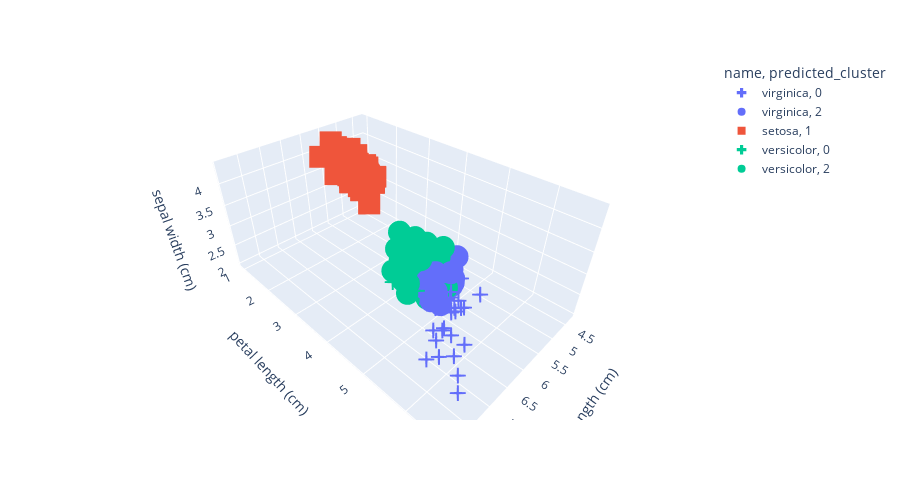

Notebook code for this chart:
### Code cell
df_train = X_train.join(y_train)
px.scatter_3d(
    df_train,
    x="sepal length (cm)",
    y="petal length (cm)",
    z="sepal width (cm)",
    color="name",
    symbol="predicted_cluster",
    symbol_map={0: "cross", 1: "square", 2: "circle"},
    height=500,
)

### Figure 1 — Plotly figure (JSON) as saved in the notebook; plotly's stock layout.template omitted (floating-point values rounded to 4 significant figures)
{"data": [{"hovertemplate": "name=virginica<br>predicted_cluster=0<br>sepal length (cm)=%{x}<br>petal length (cm)=%{y}<br>sepal width (cm)=%{z}<extra></extra>", "legendgroup": "virginica, 0", "marker": {"color": "#636efa", "symbol": "cross"}, "mode": "markers", "name": "virginica, 0", "scene": "scene", "showlegend": true, "type": "scatter3d", "x": [6.5, 6.5, 6.4, 6.4, 7.9, 6.7, 6.7, 6.8, 6.4, 7.2, 7.6, 7.7, 7.7, 6.2, 6.4, 6.9, 6.1, 7.7, 7.2, 6.3, 6.8, 6.3, 6.4, 6.9, 6.5, 7.3, 6.7, 6.7, 7.2, 6.7, 7.4, 6.3, 6.5, 7.1], "y": [5.1, 5.8, 5.6, 5.6, 6.4, 5.2, 5.8, 5.9, 5.5, 6.1, 6.6, 6.7, 6.7, 5.4, 5.3, 5.7, 5.6, 6.1, 6.0, 5.6, 5.5, 6.0, 5.3, 5.4, 5.2, 6.3, 5.7, 5.7, 5.8, 5.6, 6.1, 5.6, 5.5, 5.9], "z": [3.2, 3.0, 2.8, 2.8, 3.8, 3.0, 2.5, 3.2, 3.1, 3.6, 3.0, 2.8, 3.8, 3.4, 2.7, 3.2, 2.6, 3.0, 3.2, 3.4, 3.0, 3.3, 3.2, 3.1, 3.0, 2.9, 3.3, 3.3, 3.0, 3.1, 2.8, 2.9, 3.0, 3.0]}, {"hovertemplate": "name=virginica<br>predicted_cluster=2<br>sepal length (cm)=%{x}<br>petal length (cm)=%{y}<br>sepal width (cm)=%{z}<extra></extra>", "legendgroup": "virginica, 2", "marker": {"color": "#636efa", "symbol": "circle"}, "mode": "markers", "name": "virginica, 2", "scene": "scene", "showlegend": true, "type": "scatter3d", "x": [6.1, 6.3, 5.8, 6.3, 6.3, 5.7, 6.0, 5.8, 5.8, 6.0, 6.2, 5.6, 5.9, 4.9], "y": [4.9, 5.0, 5.1, 5.1, 4.9, 5.0, 4.8, 5.1, 5.1, 5.0, 4.8, 4.9, 5.1, 4.5], "z": [3.0, 2.5, 2.7, 2.8, 2.7, 2.5, 3.0, 2.7, 2.8, 2.2, 2.8, 2.8, 3.0, 2.5]}, {"hovertemplate": "name=setosa<br>predicted_cluster=1<br>sepal length (cm)=%{x}<br>petal length (cm)=%{y}<br>sepal width (cm)=%{z}<extra></extra>", "legendgroup": "setosa, 1", "marker": {"color": "#EF553B", "symbol": "square"}, "mode": "markers", "name": "setosa, 1", "scene": "scene", "showlegend": true, "type": "scatter3d", "x": [4.8, 5.5, 4.9, 5.1, 4.7, 5.0, 4.8, 4.8, 4.6, 5.7, 4.8, 4.4, 5.2, 5.0, 5.2, 5.4, 5.4, 5.1, 5.2, 5.0, 5.1, 4.8, 5.0, 5.1, 5.1, 4.6, 5.5, 5.4, 5.0, 5.0, 4.9, 5.0, 5.0, 4.4, 4.3, 4.6, 5.1, 4.4, 4.6, 4.7, 5.1, 4.5, 5.3, 5.1, 4.9, 4.9, 5.4, 5.8], "y": [1.4, 1.3, 1.5, 1.5, 1.6, 1.6, 1.4, 1.6, 1.0, 1.5, 1.6, 1.3, 1.5, 1.4, 1.5, 1.3, 1.5, 1.4, 1.4, 1.3, 1.9, 1.9, 1.6, 1.7, 1.5, 1.4, 1.4, 1.7, 1.4, 1.2, 1.5, 1.5, 1.6, 1.4, 1.1, 1.5, 1.4, 1.3, 1.4, 1.3, 1.6, 1.3, 1.5, 1.5, 1.4, 1.4, 1.7, 1.2], "z": [3.0, 3.5, 3.1, 3.8, 3.2, 3.4, 3.0, 3.1, 3.6, 4.4, 3.4, 3.2, 3.5, 3.6, 4.1, 3.9, 3.7, 3.5, 3.4, 3.5, 3.8, 3.4, 3.0, 3.3, 3.4, 3.2, 4.2, 3.9, 3.3, 3.2, 3.1, 3.4, 3.5, 2.9, 3.0, 3.1, 3.5, 3.0, 3.4, 3.2, 3.8, 2.3, 3.7, 3.7, 3.6, 3.0, 3.4, 4.0]}, {"hovertemplate": "name=versicolor<br>predicted_cluster=0<br>sepal length (cm)=%{x}<br>petal length (cm)=%{y}<br>sepal width (cm)=%{z}<extra></extra>", "legendgroup": "versicolor, 0", "marker": {"color": "#00cc96", "symbol": "cross"}, "mode": "markers", "name": "versicolor, 0", "scene": "scene", "showlegend": true, "type": "scatter3d", "x": [6.7, 7.0, 6.9], "y": [5.0, 4.7, 4.9], "z": [3.0, 3.2, 3.1]}, {"hovertemplate": "name=versicolor<br>predicted_cluster=2<br>sepal length (cm)=%{x}<br>petal length (cm)=%{y}<br>sepal width (cm)=%{z}<extra></extra>", "legendgroup": "versicolor, 2", "marker": {"color": "#00cc96", "symbol": "circle"}, "mode": "markers", "name": "versicolor, 2", "scene": "scene", "showlegend": true, "type": "scatter3d", "x": [6.3, 5.6, 5.7, 6.7, 6.4, 6.0, 6.7, 5.5, 6.6, 5.7, 5.6, 5.8, 5.0, 5.6, 5.7, 6.2, 6.0, 5.4, 5.5, 5.0, 5.5, 5.9, 5.1, 6.0, 5.5, 6.3, 6.1, 6.5, 5.9, 5.7, 5.2, 6.1, 6.6, 5.5, 5.6, 4.9, 5.7, 6.3, 6.4, 6.1, 5.8], "y": [4.7, 3.9, 4.5, 4.4, 4.5, 4.5, 4.7, 3.7, 4.4, 4.2, 4.5, 4.1, 3.5, 4.2, 4.2, 4.3, 4.0, 4.5, 4.0, 3.3, 3.8, 4.8, 3.0, 5.1, 4.0, 4.9, 4.7, 4.6, 4.2, 3.5, 3.9, 4.6, 4.6, 4.4, 4.1, 3.3, 4.1, 4.4, 4.3, 4.0, 4.0], "z": [3.3, 2.5, 2.8, 3.1, 3.2, 3.4, 3.1, 2.4, 3.0, 2.9, 3.0, 2.7, 2.0, 2.7, 3.0, 2.9, 2.2, 3.0, 2.3, 2.3, 2.4, 3.2, 2.5, 2.7, 2.5, 2.5, 2.9, 2.8, 3.0, 2.6, 2.7, 3.0, 2.9, 2.6, 3.0, 2.4, 2.8, 2.3, 2.9, 2.8, 2.6]}], "layout": {"height": 500, "legend": {"title": {"text": "name, predicted_cluster"}, "tracegroupgap": 0}, "margin": {"t": 60}, "scene": {"domain": {"x": [0, 1], "y": [0, 1]}, "xaxis": {"title": {"text": "sepal length (cm)"}}, "yaxis": {"title": {"text": "petal length (cm)"}}, "zaxis": {"title": {"text": "sepal width (cm)"}}}}}
